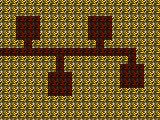

Below is a game level as drawn by its tile map, then a one-line description and the .tmx that defines it (tile-layer data replaced by summaries):
An orthogonal 20x15 tile map with 8x8 px tiles, 1 tile layer (background).

<map version="1.0" orientation="orthogonal" width="20" height="15" tilewidth="8" tileheight="8">
 <properties>
  <property name="sheet" value="img/sprites.png" />
 </properties>
 <tileset firstgid="1" name="sprites" tilewidth="8" tileheight="8">
  <image source="sprites.png" width="64" height="64" />
 </tileset>
 <layer name="background" width="20" height="15">
  <properties>
   <property name="scale" value="4" />
  </properties>
  <data>[300 cells, 300 non-empty, 2 distinct tile ids]</data>
 </layer>
</map>